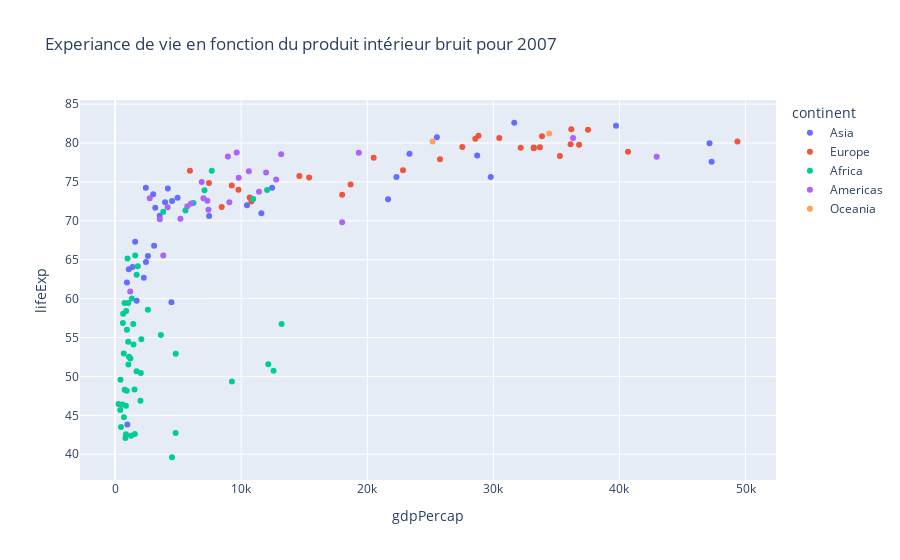

This figure's notebook cell:
### Code cell
# colorier les points par une variable categorielle
px.scatter(gapminder2007, x="gdpPercap", y = "lifeExp", 
color = "continent",
                title = "Experiance de vie en fonction du produit intérieur bruit pour 2007")

### Figure 1 — Plotly figure (JSON) as saved in the notebook; plotly's stock layout.template omitted (floating-point values rounded to 4 significant figures)
{"data": [{"hovertemplate": "continent=Asia<br>gdpPercap=%{x}<br>lifeExp=%{y}<extra></extra>", "legendgroup": "Asia", "marker": {"color": "#636efa", "symbol": "circle"}, "mode": "markers", "name": "Asia", "orientation": "v", "showlegend": true, "type": "scatter", "x": [974.6, 29800.0, 1391.0, 1714.0, 4959.0, 39720.0, 2452.0, 3541.0, 11610.0, 4471.0, 25520.0, 31660.0, 4519.0, 1593.0, 23350.0, 47310.0, 10460.0, 12450.0, 3096.0, 944, 1091.0, 22320.0, 2606.0, 3190.0, 21650.0, 47140.0, 3970.0, 4185.0, 28720.0, 7458.0, 2442.0, 3025.0, 2281.0], "xaxis": "x", "y": [43.83, 75.64, 64.06, 59.72, 72.96, 82.21, 64.7, 70.65, 70.96, 59.55, 80.75, 82.6, 72.53, 67.3, 78.62, 77.59, 71.99, 74.24, 66.8, 62.07, 63.78, 75.64, 65.48, 71.69, 72.78, 79.97, 72.4, 74.14, 78.4, 70.62, 74.25, 73.42, 62.7], "yaxis": "y"}, {"hovertemplate": "continent=Europe<br>gdpPercap=%{x}<br>lifeExp=%{y}<extra></extra>", "legendgroup": "Europe", "marker": {"color": "#EF553B", "symbol": "circle"}, "mode": "markers", "name": "Europe", "orientation": "v", "showlegend": true, "type": "scatter", "x": [5937.0, 36130.0, 33690.0, 7446.0, 10680.0, 14620.0, 22830.0, 35280.0, 33210.0, 30470.0, 32170.0, 27540.0, 18010.0, 36180.0, 40680.0, 28570.0, 9254.0, 36800.0, 49360.0, 15390.0, 20510.0, 10810.0, 9787.0, 18680.0, 25770.0, 28820.0, 33860.0, 37510.0, 8458.0, 33200.0], "xaxis": "x", "y": [76.42, 79.83, 79.44, 74.85, 73.0, 75.75, 76.49, 78.33, 79.31, 80.66, 79.41, 79.48, 73.34, 81.76, 78.89, 80.55, 74.54, 79.76, 80.2, 75.56, 78.1, 72.48, 74.0, 74.66, 77.93, 80.94, 80.88, 81.7, 71.78, 79.42], "yaxis": "y"}, {"hovertemplate": "continent=Africa<br>gdpPercap=%{x}<br>lifeExp=%{y}<extra></extra>", "legendgroup": "Africa", "marker": {"color": "#00cc96", "symbol": "circle"}, "mode": "markers", "name": "Africa", "orientation": "v", "showlegend": true, "type": "scatter", "x": [6223.0, 4797.0, 1441.0, 12570.0, 1217.0, 430.1, 2042.0, 706.0, 1704.0, 986.1, 277.6, 3633.0, 1545.0, 2082.0, 5581.0, 12150.0, 641.4, 690.8, 13210.0, 752.7, 1328.0, 942.7, 579.2, 1463.0, 1569.0, 414.5, 12060.0, 1045.0, 759.3, 1043.0, 1803.0, 10960.0, 3820.0, 823.7, 4811.0, 619.7, 2014.0, 7670.0, 863.1, 1598.0, 1712.0, 862.5, 926.1, 9270.0, 2602.0, 4513.0, 1107.0, 883.0, 7093.0, 1056.0, 1271.0, 469.7], "xaxis": "x", "y": [72.3, 42.73, 56.73, 50.73, 52.3, 49.58, 50.43, 44.74, 50.65, 65.15, 46.46, 55.32, 48.33, 54.79, 71.34, 51.58, 58.04, 52.95, 56.73, 59.45, 60.02, 56.01, 46.39, 54.11, 42.59, 45.68, 73.95, 59.44, 48.3, 54.47, 64.16, 72.8, 71.16, 42.08, 52.91, 56.87, 46.86, 76.44, 46.24, 65.53, 63.06, 42.57, 48.16, 49.34, 58.56, 39.61, 52.52, 58.42, 73.92, 51.54, 42.38, 43.49], "yaxis": "y"}, {"hovertemplate": "continent=Americas<br>gdpPercap=%{x}<br>lifeExp=%{y}<extra></extra>", "legendgroup": "Americas", "marker": {"color": "#ab63fa", "symbol": "circle"}, "mode": "markers", "name": "Americas", "orientation": "v", "showlegend": true, "type": "scatter", "x": [12780.0, 3822.0, 9066.0, 36320.0, 13170.0, 7007.0, 9645.0, 8948.0, 6025.0, 6873.0, 5728.0, 5186.0, 1202.0, 3548.0, 7321.0, 11980.0, 2749.0, 9809.0, 4173.0, 7409.0, 19330.0, 18010.0, 42950.0, 10610.0, 11420.0], "xaxis": "x", "y": [75.32, 65.55, 72.39, 80.65, 78.55, 72.89, 78.78, 78.27, 72.23, 74.99, 71.88, 70.26, 60.92, 70.2, 72.57, 76.19, 72.9, 75.54, 71.75, 71.42, 78.75, 69.82, 78.24, 76.38, 73.75], "yaxis": "y"}, {"hovertemplate": "continent=Oceania<br>gdpPercap=%{x}<br>lifeExp=%{y}<extra></extra>", "legendgroup": "Oceania", "marker": {"color": "#FFA15A", "symbol": "circle"}, "mode": "markers", "name": "Oceania", "orientation": "v", "showlegend": true, "type": "scatter", "x": [34440.0, 25190.0], "xaxis": "x", "y": [81.23, 80.2], "yaxis": "y"}], "layout": {"legend": {"title": {"text": "continent"}, "tracegroupgap": 0}, "title": {"text": "Experiance de vie en fonction du produit intérieur bruit pour 2007"}, "xaxis": {"anchor": "y", "domain": [0, 1], "title": {"text": "gdpPercap"}}, "yaxis": {"anchor": "x", "domain": [0, 1], "title": {"text": "lifeExp"}}}}
